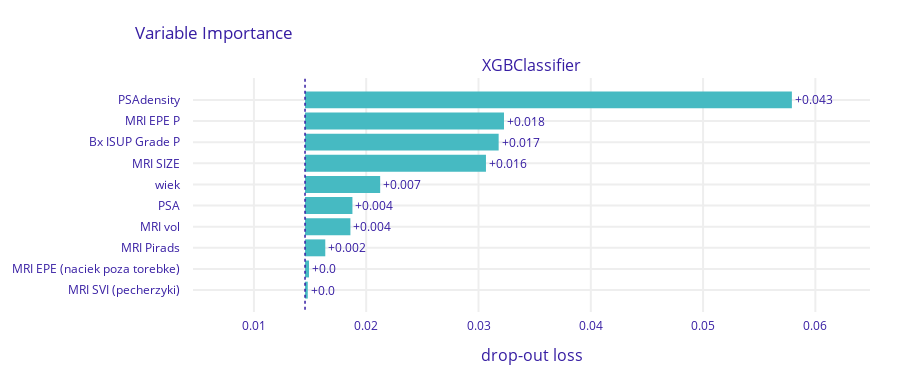

The notebook cell this image was saved under:
### Code cell
model = XGBClassifier(random_state=2)
X = df[numerical_cols + categorical_cols]
y = df[target_col]

num_pipeline = Pipeline(steps=[
    ('impute', SimpleImputer(strategy='median')),
])
cat_pipeline = Pipeline(steps=[
    ('impute', SimpleImputer(strategy='most_frequent')),
])
preprocessor = ColumnTransformer(transformers=[
    ('num', num_pipeline, numerical_cols),
    ('cat', cat_pipeline, categorical_cols)
])

preprocessor.fit(X)
X_imputed = preprocessor.transform(X)
smote = SMOTE(random_state=42)
X_smote, y_smote = smote.fit_resample(X_imputed, y)
X_smote_df = pd.DataFrame(X_smote, columns=numerical_cols + categorical_cols)

param_grid = {
    'classifier__learning_rate': [0.05, 0.1, 0.2],
    'classifier__n_estimators': [200, 400, 800],
    'classifier__max_depth': [3, 6, 9],
    'classifier__subsample': [0.8, 0.9, 1.0],
    'classifier__colsample_bytree': [0.8, 0.9, 1.0],
    'classifier__gamma': [0, 0.1, 0.2]
}

#brier score and tuning test split = 0.1
y_true, y_pred, y_pred_probs, false_positive_rate, true_positive_rate, total_roc_auc, trained_model, best_params = train_and_evaluate_model(
    model, X_smote_df, y_smote, numerical_cols, categorical_cols, n_folds=5, tune_params=True, param_grid=param_grid, tuning_scoring='neg_brier_score', tuning_test_size=0.1
    )
untrained_model = model.set_params(**best_params)

plot_roc(false_positive_rate, true_positive_rate, total_roc_auc)
plot_confusion_matrix(y_true, y_pred)
plot_feature_importances(trained_model, X, y)
plot_discrimination_threshold(untrained_model, X, y)

### Figure 1 — Plotly figure (JSON) as saved in the notebook; plotly's stock layout.template omitted (floating-point values rounded to 4 significant figures)
{"data": [{"base": 0.01455, "hoverinfo": "text", "hoverlabel": {"bgcolor": "rgba(0,0,0,0.8)"}, "hovertext": ["Model: XGBClassifier loss after<br>variable: PSAdensity is permuted: 0.058<br>Drop-out loss change: +0.043", "Model: XGBClassifier loss after<br>variable: MRI EPE P is permuted: 0.032<br>Drop-out loss change: +0.018", "Model: XGBClassifier loss after<br>variable: Bx ISUP Grade P is permuted: 0.032<br>Drop-out loss change: +0.017", "Model: XGBClassifier loss after<br>variable: MRI SIZE is permuted: 0.031<br>Drop-out loss change: +0.016", "Model: XGBClassifier loss after<br>variable: wiek is permuted: 0.021<br>Drop-out loss change: +0.007", "Model: XGBClassifier loss after<br>variable: PSA is permuted: 0.019<br>Drop-out loss change: +0.004", "Model: XGBClassifier loss after<br>variable: MRI vol is permuted: 0.019<br>Drop-out loss change: +0.004", "Model: XGBClassifier loss after<br>variable: MRI Pirads is permuted: 0.016<br>Drop-out loss change: +0.002", "Model: XGBClassifier loss after<br>variable: MRI EPE (naciek poza torebke) is permuted: 0.015<br>Drop-out loss change: +0.0", "Model: XGBClassifier loss after<br>variable: MRI SVI (pecherzyki) is permuted: 0.015<br>Drop-out loss change: +0.0"], "marker": {"color": "#46bac2"}, "orientation": "h", "showlegend": false, "text": ["+0.043", "+0.018", "+0.017", "+0.016", "+0.007", "+0.004", "+0.004", "+0.002", "+0.0", "+0.0"], "textposition": "outside", "type": "bar", "x": [0.04336, 0.01772, 0.01724, 0.01611, 0.006691, 0.004221, 0.004041, 0.001803, 0.0003537, 0.0002435], "xaxis": "x", "y": ["PSAdensity", "MRI EPE P", "Bx ISUP Grade P", "MRI SIZE", "wiek", "PSA", "MRI vol", "MRI Pirads", "MRI EPE (naciek poza torebke)", "MRI SVI (pecherzyki)"], "yaxis": "y"}], "layout": {"annotations": [{"font": {"size": 16}, "showarrow": false, "text": "XGBClassifier", "x": 0.5, "xanchor": "center", "xref": "paper", "y": 1, "yanchor": "bottom", "yref": "paper"}, {"font": {"size": 16}, "showarrow": false, "text": "drop-out loss", "x": 0.5, "xanchor": "center", "xref": "paper", "y": 0, "yanchor": "top", "yref": "paper", "yshift": -30}], "font": {"color": "#371ea3"}, "height": 383, "margin": {"b": 71, "r": 30, "t": 78}, "shapes": [{"line": {"color": "#371ea3", "dash": "dot", "width": 1.5}, "type": "line", "x0": 0.01455, "x1": 0.01455, "xref": "x", "y0": -1, "y1": 10, "yref": "y"}], "title": {"text": "Variable Importance", "x": 0.15}, "xaxis": {"anchor": "y", "automargin": true, "domain": [0, 1], "fixedrange": true, "gridwidth": 2, "range": [0.004575, 0.06486], "tickcolor": "white", "ticklen": 3, "ticks": "outside", "type": "linear", "zeroline": false}, "yaxis": {"anchor": "x", "automargin": true, "autorange": "reversed", "domain": [0, 1], "fixedrange": true, "gridwidth": 2, "tickcolor": "white", "ticklen": 10, "ticks": "outside", "type": "category"}}}
